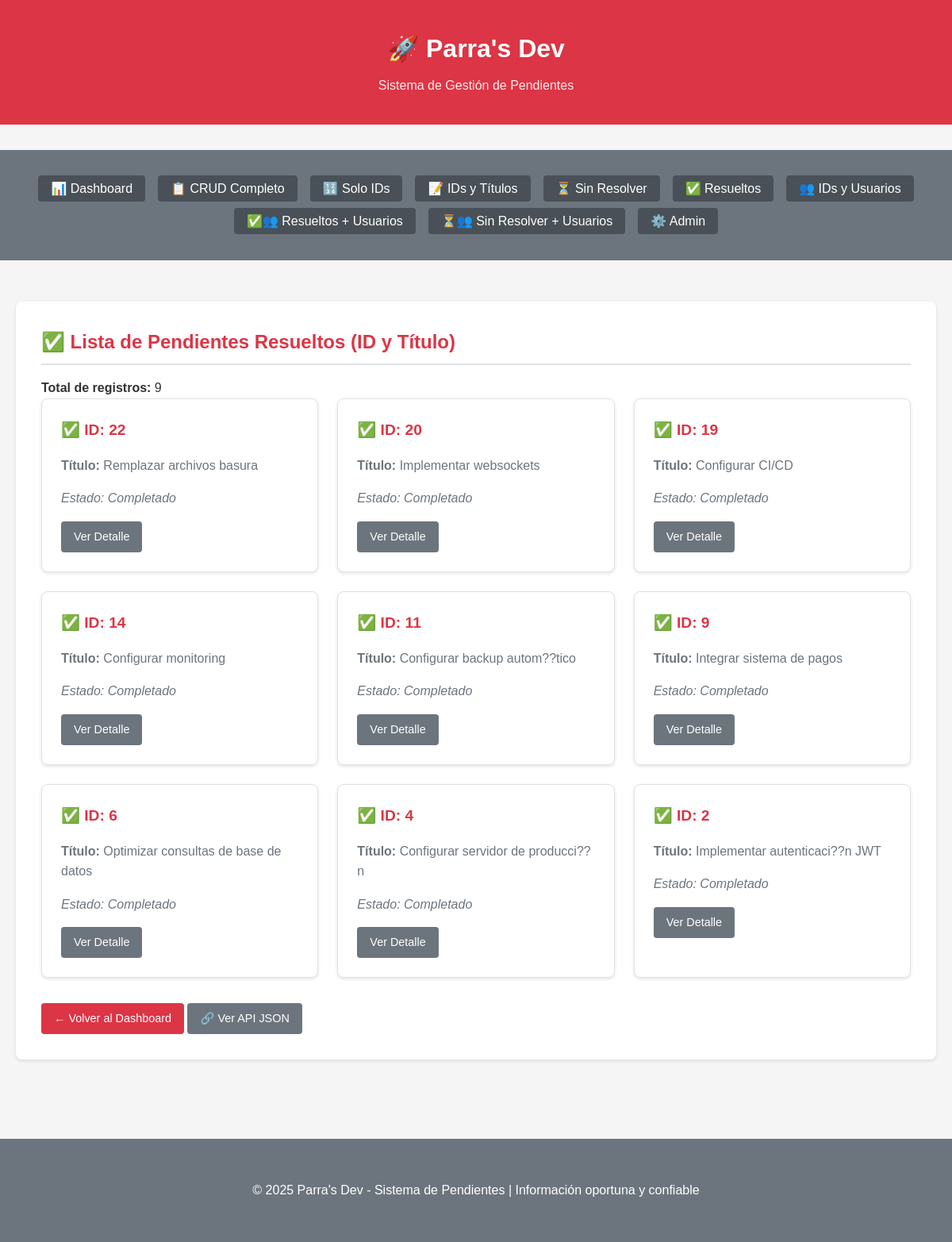
Page /listas/resueltos/ on the earlier database version.
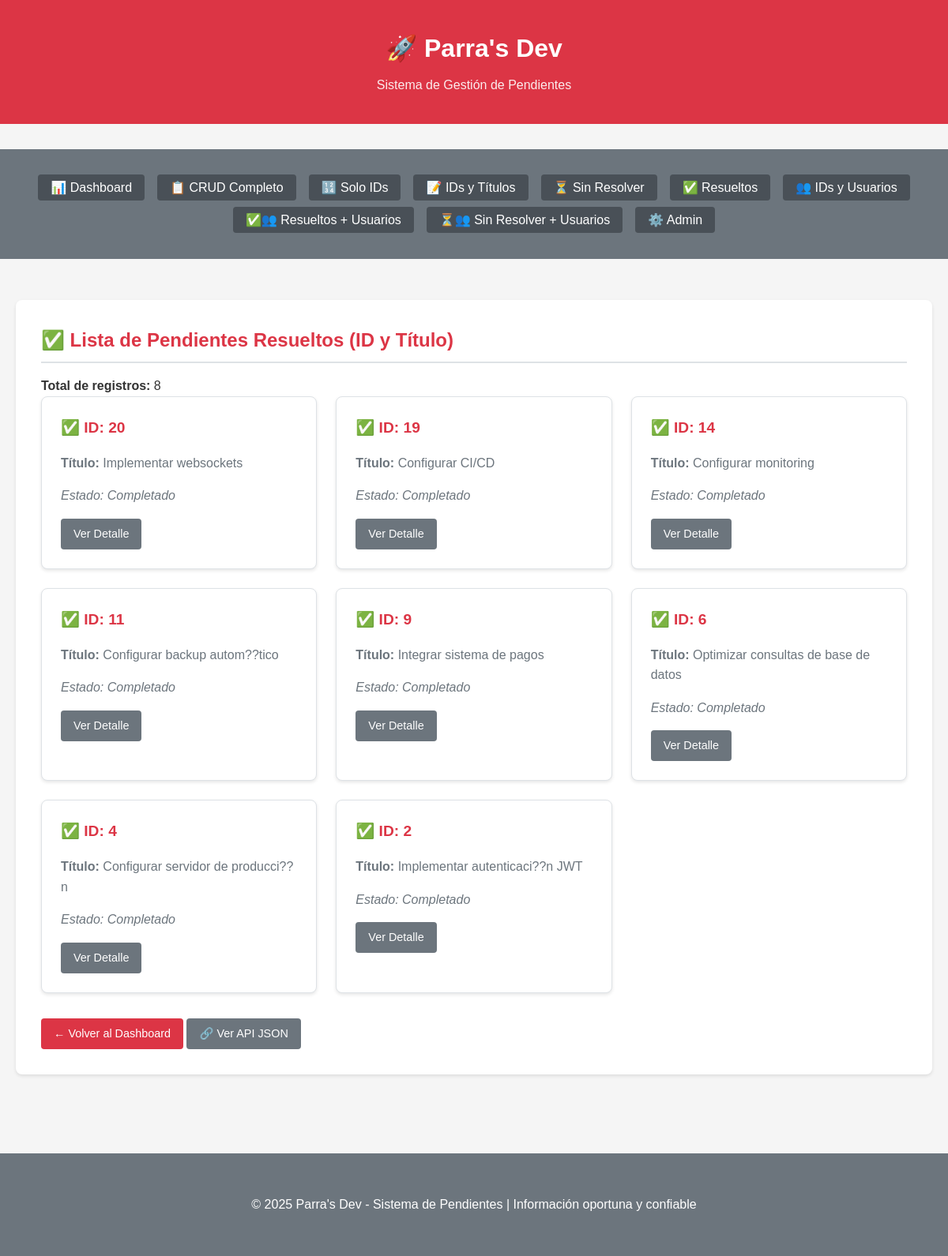
Same page on the later database version.
### pendientes/models.py (models this page shows, shortened)
class Pendiente(models.Model):
    title = models.CharField(max_length=200, verbose_name="Título")
    description = models.TextField(blank=True, null=True, verbose_name="Descripción")
    completed = models.BooleanField(default=False, verbose_name="Completado")
    user = models.ForeignKey(User, on_delete=models.CASCADE, verbose_name="Usuario")
    created_at = models.DateTimeField(auto_now_add=True, verbose_name="Fecha de creación")
    updated_at = models.DateTimeField(auto_now=True, verbose_name="Fecha de actualización")
    class Meta:
        verbose_name = "Pendiente"
        verbose_name_plural = "Pendientes"
        ordering = ['-created_at']

### pendientes/views.py (the view)
# urls.py: path('listas/resueltos/', views.resueltos_view, name='resueltos'),
def resueltos_view(request):
    pendientes = Pendiente.objects.filter(completed=True)
    data = [{'id': p.id, 'title': p.title} for p in pendientes]
    return render(request, 'pendientes/resueltos.html', {
        'data': data,
        'total': pendientes.count()
    })

### templates/pendientes/resueltos.html (shortened to what this page needs)
{% extends 'pendientes/base.html' %}
{% block content %}
<div class="data-section">
    <h2>✅ Lista de Pendientes Resueltos (ID y Título)</h2>
    <p><strong>Total de registros:</strong> {{ total }}</p>
    <div class="api-grid">
        {% for item in data %}
        <div class="api-card">
            <h3>✅ ID: {{ item.id }}</h3>
            <p><strong>Título:</strong> {{ item.title }}</p>
            <p><em>Estado: Completado</em></p>
            <a href="{% url 'pendientes:detail' item.id %}" class="btn btn-secondary">Ver Detalle</a>
        </div>
        {% empty %}
        <p class="loading">No hay pendientes completados aún.</p>
        {% endfor %}
    </div>
    <div class="mt-4">
        <a href="{% url 'pendientes:dashboard' %}" class="btn btn-primary">← Volver al Dashboard</a>
        <a href="/api/pendientes/resueltos/" class="btn btn-secondary" target="_blank">🔗 Ver API JSON</a>
    </div>
</div>
{% endblock %}

Differences in the rows shown:
removed Pendiente: title "Remplazar archivos basura"
Other differences:
{{ total }}: "9" → "8"
list line gone: "✅ ID: 22 Título: Estado: Completado Ver Detalle"
